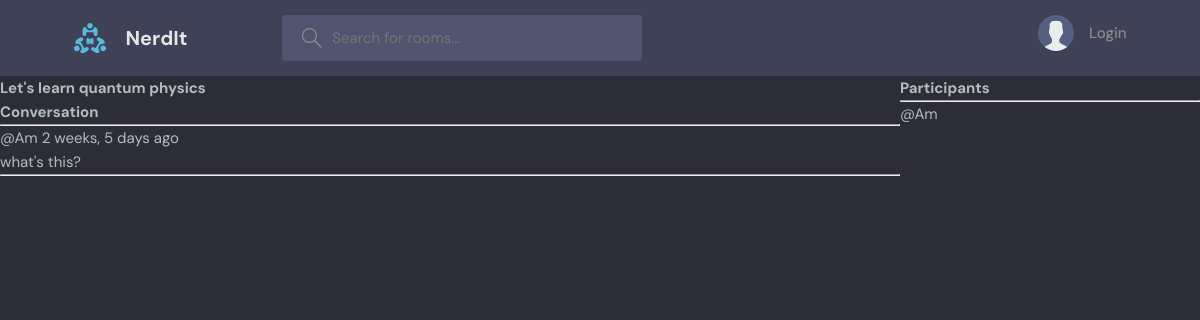
Page /room/3/ on the committed database.
### base/models.py (models this page shows, shortened)
class Room(models.Model):
    host = models.ForeignKey(User, on_delete=models.SET_NULL, null=True)
    topic = models.ForeignKey(Topic, on_delete=models.SET_NULL, null=True)
    name  = models.CharField(max_length=200)
    description = models.TextField(null=True, blank=True)
    participants = models.ManyToManyField(User, related_name='participants', blank=True)
    updated = models.DateTimeField(auto_now=True)
    created = models.DateTimeField(auto_now_add=True)
    class Meta:
        ordering = ['-updated', '-created']

class Message(models.Model):
    user = models.ForeignKey(User, on_delete=models.CASCADE)
    room = models.ForeignKey(Room, on_delete=models.CASCADE)
    body = models.TextField()
    updated = models.DateTimeField(auto_now=True)
    created = models.DateTimeField(auto_now_add=True)
    class Meta:
        ordering = ['-updated', '-created']

### base/views.py (the view, shortened to what this page needs)
# urls.py: path('room/<str:pk>/', views.room, name='room'),
def room(request, pk):
    room = Room.objects.get(id=pk)
    room_messages = room.message_set.all()
    participants = room.participants.all()
    context = {'room': room, 'room_messages':room_messages, 'participants':participants}
    return render(request, 'base/room.html', context)

### base/templates/base/room.html (shortened to what this page needs)
{% extends 'main.html' %}
{% block content %}
<div class="room-container">
    <div>
<h1>{{room.name}}</h1>
<div class="comment-wrapper">
    <h3>Conversation</h3>
    <hr>
    {% for message in room_messages %}
<div>
    <small>@{{message.user}}  {{message.created|timesince}} ago</small>
    <p>{{message.body}}</p>
    <hr>
</div>
{% endfor %}
</div>
</div>
<div>
    <h3>Participants</h3>
    <hr>
    {% for user in participants %}
        <div>
            <p>@{{user.username}}</p>
        </div>
    {% endfor %}
</div>
</div>
{% endblock content %}

### static/styles/style.css (style rules this page uses)
:root { --color-main: #71c6dd; --color-main-light: #e1f6fb; --color-dark: #3f4156; --color-dark-medium: #51546e; --color-dark-light: #696d97; --color-light: #e5e5e5; --color-gray: #8b8b8b; --color-light-gray: #b2bdbd; --color-bg: #2d2d39; --color-success: #5dd693; --color-error: #fc4b0b; }
* { font-family: "DM Sans", -apple-system, BlinkMacSystemFont, "Segoe UI", Roboto, Oxygen, Ubuntu, Cantarell, "Open Sans", "Helvetica Neue", sans-serif; margin: 0; padding: 0; box-sizing: border-box; text-rendering: optimizeLegibility; font-size: inherit; }
html { font-size: 56.25%; }
@media only screen and (min-width: 1200px) { html { font-size: 62.5%; } }
body { line-height: 1.6; font-weight: 400; font-size: 1.5rem; color: var(--color-light-gray); background-color: var(--color-bg); min-height: 100vh; }

### base/templates/base/room.html (style rules this page uses)
.room-container { display: grid; grid-template-columns: 3fr 1fr; }

### rows in the picture
Room: name "Let's learn quantum physics"
Message: user "Am", created "2 weeks, 5 days", body "what's this?"

### other values in the picture
{{ user.username }} "Am"
